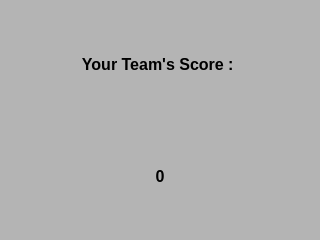
<?xml version="1.0" encoding="UTF-8"?>
<ui version="4.0">
 <class>Dialog</class>
 <widget class="QDialog" name="Dialog">
  <property name="geometry">
   <rect>
    <x>0</x>
    <y>0</y>
    <width>320</width>
    <height>240</height>
   </rect>
  </property>
  <property name="windowTitle">
   <string>Dialog</string>
  </property>
  <property name="styleSheet">
   <string notr="true">QDialog{
background-color:rgb(180, 180, 180)
}</string>
  </property>
  <layout class="QVBoxLayout" name="verticalLayout">
   <item>
    <widget class="QLabel" name="label">
     <property name="font">
      <font>
       <family>Arial</family>
       <pointsize>12</pointsize>
       <weight>75</weight>
       <bold>true</bold>
      </font>
     </property>
     <property name="text">
      <string>Your Team's Score : </string>
     </property>
     <property name="alignment">
      <set>Qt::AlignCenter</set>
     </property>
    </widget>
   </item>
   <item>
    <widget class="QLabel" name="labelTeamScore">
     <property name="font">
      <font>
       <family>Arial</family>
       <pointsize>12</pointsize>
       <weight>75</weight>
       <bold>true</bold>
      </font>
     </property>
     <property name="text">
      <string>0</string>
     </property>
     <property name="alignment">
      <set>Qt::AlignCenter</set>
     </property>
    </widget>
   </item>
  </layout>
 </widget>
 <resources/>
 <connections/>
</ui>
